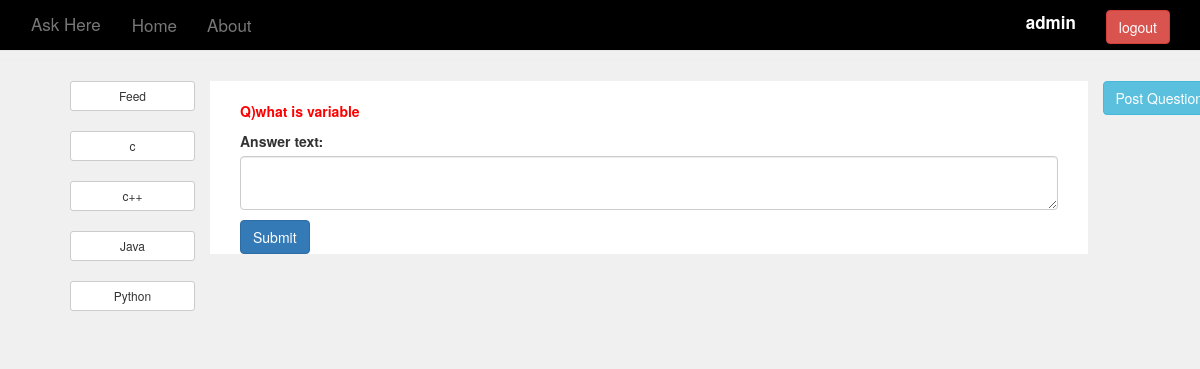
The app's page /add_answer/9 (signed in), older data.
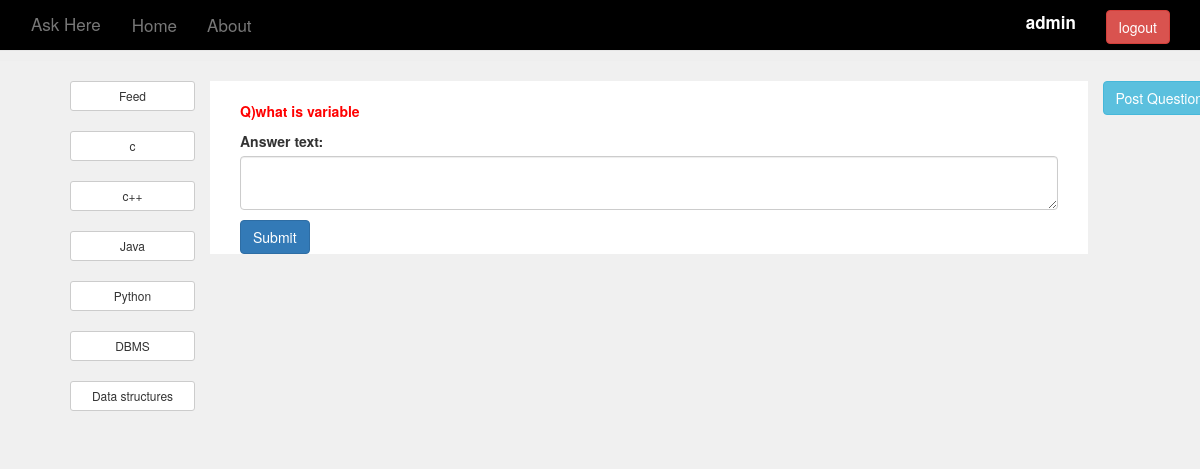
The same page, newer data.
### Ask/models.py (models this page shows)
class Interest(models.Model):
    topic = models.CharField(max_length=30)

### Ask/views.py (the view)
# urls.py: path('add_answer/<int:que_id>',add_answer,name='add_answer'),
@login_required(login_url='/login')
def add_answer(request,que_id):
    question_text = Question.objects.get(pk=que_id).question_text
    if(request.method=="POST"):
        form = AnswerForm(request.POST)
        if(form.is_valid()):
            answer = form.save(commit=False)
            answer.que_id = Question.objects.get(pk=que_id)
            answer.answerd_by =  UserLogin.objects.get(username=request.user.username)
            answer.save()
            return redirect('index')
        else:
            return render(request,'add_answer.html',{'form':form,'question_text':question_text,'user':request.user,'topics':topics})
    else:
        form = AnswerForm()
        return render(request,'add_answer.html',{'form':form,'question_text':question_text,'user':request.user,'topics':topics})

### Ask/forms.py
class AnswerForm(forms.ModelForm):
    answer_text = forms.CharField(widget=forms.Textarea )
    class Meta:
        model = Answer
        fields = ('answer_text',)
    def __init__(self,*args,**kwargs):
        super(AnswerForm,self).__init__(*args,**kwargs)
        self.fields['answer_text'].widget.attrs= {
            'class':'form-control'
        }

### Ask/templates/add_answer.html
{% extends 'base.html' %}
{% load static %}
{% block content2 %}
    <form method="POST" class="form-signin"> {% csrf_token %}
        <div class="container form-display">
            <br>
            <p class="question-display">Q){{ question_text }} </p>
            {{ form.as_p }}
            <button type="submit" class="save btn btn-primary">Submit </button>
            <br>
        </div>
    </form>
{% endblock %}

### Ask/templates/base.html (shortened to what this page needs)
{% load static %}
<!DOCTYPE  html>
<html >
<head>
    <link rel="stylesheet" href="https://maxcdn.bootstrapcdn.com/bootstrap/3.3.7/css/bootstrap.min.css"
>
    <link rel="stylesheet" href="{% static 'default.css' %}">
</head>
<body  style="background-color: #f0f0f0;">
        <nav class="navbar navbar-default navbar-fixed-top">
            <div class="container">
                <div class="navbar-header">
                    <a class="navbar-brand" href="{% url 'index' %}">Ask Here</a>
                  </div>
                <ul class="nav navbar-nav">
                    <li class ={% if page == 'index' %} "active" {% endif %} > <a href="{% url 'index' %}">Home</a> </li>
                    <li class ={% if page == 'about' %} "active" {% endif %} > <a href="{% url 'about' %}">About</a> </li>
                </ul>
                <ul class="nav navbar-nav navbar-right">
                    {% if user.is_authenticated %}
                        <li>  <a href="#" class="username-display"><p style="color: white;">{{ user.username }}</p>   </a>  </li>
                        <li>
                            <a href="{% url 'logout' %}" class="right-nav-display">
                              <button type="button" class="btn btn-danger">logout </button>
                            </a>
                        </li>
                    {%  else  %}
                    <li><a href="{% url 'signup' %}"><span class="glyphicon glyphicon-user"></span> Sign Up</a></li>
                    <li><a href="{% url 'login' %}"><span class="glyphicon glyphicon-log-in"></span> Login</a></li>
                    {% endif %}
                </ul>
            </div>
        </nav>
        <br><br> <hr>
        <div class="container">
            <div class="row">
                <div class="col-md-2">
                    <ul style="list-style-type:none;">
                        <li><a href="{% url 'index' %}">
                                <button class="btn btn-default btn-sm btn-block"> Feed  </button>
                            </a>
                        </li> <br>
                        {% for t in topics %}
                            <li>
                                <a href="{% url 'filter' topic_id=t.id %}" role="button">
                                    <button class="btn btn-default btn-sm btn-block">{{ t.topic }} </button>
                                </a>
                            </li>
                            <br>
                        {% endfor %}
                    </ul>
                </div>
                <div class="col-md-9 middle-display">
                    {% block content2 %}{% endblock %}
                </div>
                <div class="col-md-1">
                    <a href="{% url 'post_question' %}">
                        <button type="button" class="btn btn-info"> Post Question</button>
                    </a>
                </div>
            </div>
        </div>
</body>
</html>

Row changes from the older to the newer data that the page shows:
added Interest: topic "DBMS"
added Interest: topic "Data structures"
